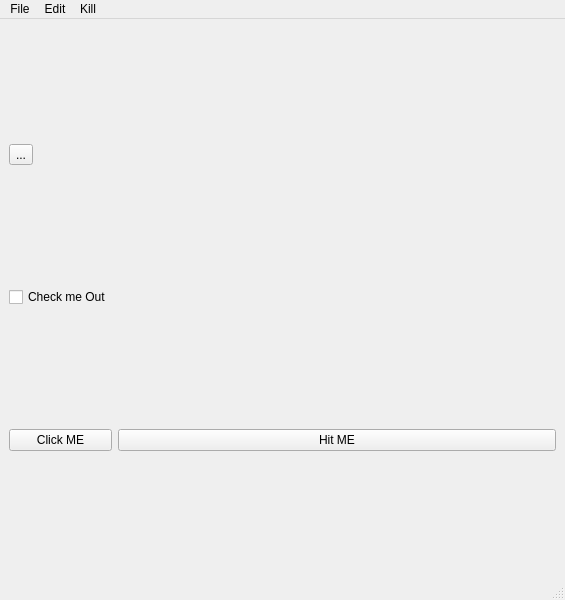
<?xml version="1.0" encoding="UTF-8"?>
<ui version="4.0">
 <class>MainWindow</class>
 <widget class="QMainWindow" name="MainWindow">
  <property name="geometry">
   <rect>
    <x>0</x>
    <y>0</y>
    <width>565</width>
    <height>600</height>
   </rect>
  </property>
  <property name="windowTitle">
   <string>MainWindow</string>
  </property>
  <widget class="QWidget" name="centralwidget">
   <layout class="QGridLayout" name="gridLayout">
    <item row="2" column="0">
     <widget class="QCheckBox" name="main_cb">
      <property name="text">
       <string>Check me Out</string>
      </property>
     </widget>
    </item>
    <item row="2" column="2">
     <spacer name="horizontalSpacer">
      <property name="orientation">
       <enum>Qt::Horizontal</enum>
      </property>
      <property name="sizeHint" stdset="0">
       <size>
        <width>40</width>
        <height>20</height>
       </size>
      </property>
     </spacer>
    </item>
    <item row="0" column="0">
     <widget class="QToolButton" name="toolButton">
      <property name="text">
       <string>...</string>
      </property>
     </widget>
    </item>
    <item row="3" column="0">
     <widget class="QPushButton" name="push_BT">
      <property name="text">
       <string>Click ME</string>
      </property>
     </widget>
    </item>
    <item row="3" column="1" colspan="2">
     <widget class="QPushButton" name="hit_BT">
      <property name="text">
       <string>Hit ME</string>
      </property>
     </widget>
    </item>
   </layout>
  </widget>
  <widget class="QMenuBar" name="menubar">
   <property name="geometry">
    <rect>
     <x>0</x>
     <y>0</y>
     <width>565</width>
     <height>27</height>
    </rect>
   </property>
   <widget class="QMenu" name="menuFile">
    <property name="title">
     <string>File</string>
    </property>
    <addaction name="separator"/>
    <addaction name="actionOpen"/>
    <addaction name="separator"/>
    <addaction name="actionCyka"/>
    <addaction name="actionKebab"/>
    <addaction name="separator"/>
    <addaction name="actionExit"/>
   </widget>
   <widget class="QMenu" name="menuEdit">
    <property name="title">
     <string>Edit</string>
    </property>
    <addaction name="actionFile"/>
   </widget>
   <widget class="QMenu" name="menuKill">
    <property name="title">
     <string>Kill</string>
    </property>
    <addaction name="actionSuck"/>
   </widget>
   <addaction name="menuFile"/>
   <addaction name="menuEdit"/>
   <addaction name="menuKill"/>
  </widget>
  <widget class="QStatusBar" name="statusbar"/>
  <action name="actionOpen">
   <property name="text">
    <string>Open</string>
   </property>
  </action>
  <action name="actionCyka">
   <property name="text">
    <string>Cyka</string>
   </property>
  </action>
  <action name="actionKebab">
   <property name="text">
    <string>Kebab</string>
   </property>
  </action>
  <action name="actionExit">
   <property name="text">
    <string>Exit</string>
   </property>
  </action>
  <action name="actionFile">
   <property name="text">
    <string>File</string>
   </property>
  </action>
  <action name="actionSuck">
   <property name="text">
    <string>Suck</string>
   </property>
  </action>
 </widget>
 <resources/>
 <connections/>
</ui>
